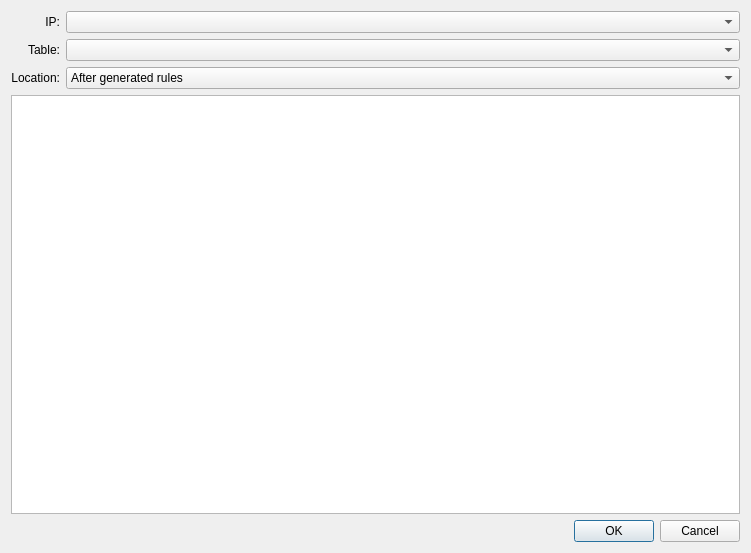
<ui version="4.0" >
 <class>Dialog</class>
 <widget class="QDialog" name="Dialog" >
  <property name="geometry" >
   <rect>
    <x>0</x>
    <y>0</y>
    <width>751</width>
    <height>553</height>
   </rect>
  </property>
  <property name="windowTitle" >
   <string>Custom iptables Rules</string>
  </property>
  <layout class="QGridLayout" name="gridLayout" >
   <item row="4" column="1" >
    <widget class="QDialogButtonBox" name="buttonBox" >
     <property name="orientation" >
      <enum>Qt::Horizontal</enum>
     </property>
     <property name="standardButtons" >
      <set>QDialogButtonBox::Cancel|QDialogButtonBox::Ok</set>
     </property>
    </widget>
   </item>
   <item row="1" column="1" >
    <widget class="QComboBox" name="table_combo" />
   </item>
   <item row="1" column="0" >
    <widget class="QLabel" name="label" >
     <property name="text" >
      <string>Table:</string>
     </property>
     <property name="alignment" >
      <set>Qt::AlignRight|Qt::AlignTrailing|Qt::AlignVCenter</set>
     </property>
    </widget>
   </item>
   <item row="3" column="0" colspan="2" >
    <widget class="QTextEdit" name="rules_text" />
   </item>
   <item row="2" column="1" >
    <widget class="QComboBox" name="position_combo" >
     <item>
      <property name="text" >
       <string>After generated rules</string>
      </property>
     </item>
     <item>
      <property name="text" >
       <string>Before generated rules</string>
      </property>
     </item>
    </widget>
   </item>
   <item row="0" column="1" >
    <widget class="QComboBox" name="ipv_combo" />
   </item>
   <item row="0" column="0" >
    <widget class="QLabel" name="label_2" >
     <property name="text" >
      <string>IP:</string>
     </property>
     <property name="alignment" >
      <set>Qt::AlignRight|Qt::AlignTrailing|Qt::AlignVCenter</set>
     </property>
    </widget>
   </item>
   <item row="2" column="0" >
    <widget class="QLabel" name="label_3" >
     <property name="text" >
      <string>Location:</string>
     </property>
     <property name="alignment" >
      <set>Qt::AlignRight|Qt::AlignTrailing|Qt::AlignVCenter</set>
     </property>
    </widget>
   </item>
  </layout>
 </widget>
 <resources/>
 <connections>
  <connection>
   <sender>buttonBox</sender>
   <signal>accepted()</signal>
   <receiver>Dialog</receiver>
   <slot>accept()</slot>
   <hints>
    <hint type="sourcelabel" >
     <x>248</x>
     <y>254</y>
    </hint>
    <hint type="destinationlabel" >
     <x>157</x>
     <y>274</y>
    </hint>
   </hints>
  </connection>
  <connection>
   <sender>buttonBox</sender>
   <signal>rejected()</signal>
   <receiver>Dialog</receiver>
   <slot>reject()</slot>
   <hints>
    <hint type="sourcelabel" >
     <x>316</x>
     <y>260</y>
    </hint>
    <hint type="destinationlabel" >
     <x>286</x>
     <y>274</y>
    </hint>
   </hints>
  </connection>
 </connections>
</ui>
